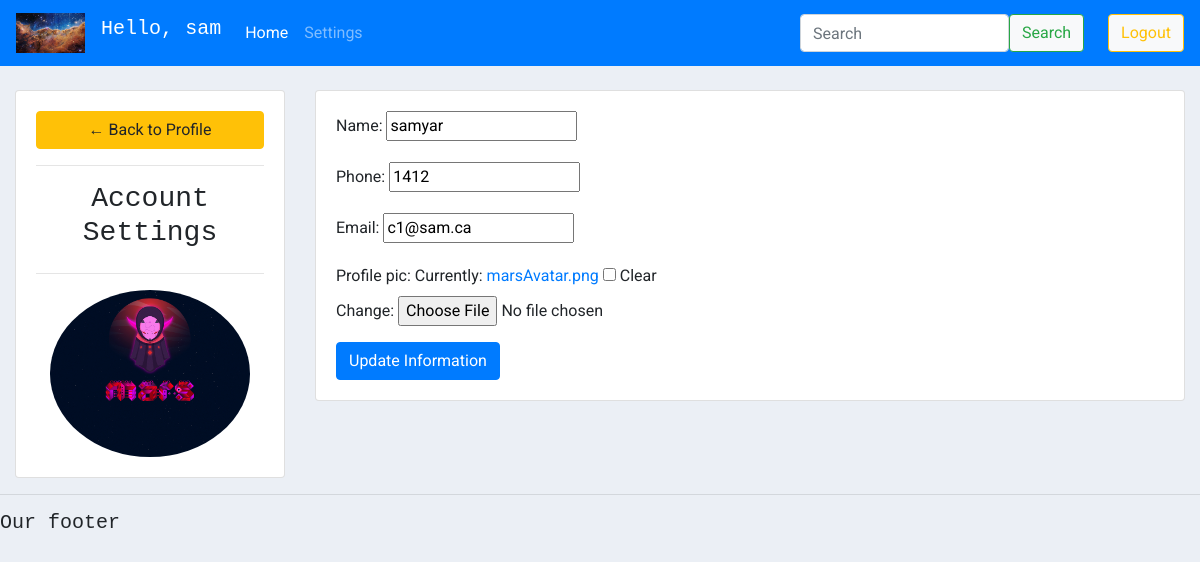
The page /setting (signed in) on the database its author committed.
### website/models.py (models this page shows, shortened)
class Customer(models.Model):
	user = models.OneToOneField(User, null=True, blank=True, on_delete=models.CASCADE, related_name='customer')
	name = models.CharField(max_length=200, null=True)
	phone = models.CharField(max_length=200, null=True)
	email = models.EmailField(max_length=200, null=True)
	date_created = models.DateTimeField(auto_now_add=True, null=True)
	profile_pic = models.ImageField(default='profile.png' ,null=True, blank=True)

### website/decorators.py (the view)
        def wrapper(request, *args, **kwargs):
            group = None
            if request.user.groups:
                group = request.user.groups.all()[0].name
            if group in allowed_roles:
                return view_func(request, *args, **kwargs)
            else:
                return HttpResponse('Your are not allowed to view this page!')

### website/forms.py
class CutomerForm(ModelForm):
    class Meta:
        model = Customer
        fields = '__all__'
        exclude = ['user']

### website/views.py (called while the page is built)
@login_required(login_url='login')
@allowed_users(allowed_roles=['customer'])
def settingView(request):
    form = CutomerForm(instance=request.user.customer)
    if request.method == 'POST':
        form = CutomerForm(request.POST, request.FILES,instance=request.user.customer)
        if form.is_valid():
            form.save()
            return redirect('home')
    context = {'form': form}
    return render(request, 'website/account_setting.html', context)

### website/templates/website/account_setting.html (shortened to what this page needs)
{%  extends 'website/layout_main.html' %}
{% load static %}
{% block content %}
<br>
<div class="row">
	<div class="col-md-3">
		<div class="card card-body">
			<a class="btn btn-warning" href="{% url 'home' %}"> &#8592; Back to Profile</a>
			<hr>
			<h3 style="text-align: center">Account Settings</h3>
			<hr>
			<img class="profile-pic" src="{{request.user.customer.profile_pic.url}}" >
		</div>
	</div>
	<div class="col-md-9">
		<div class="card card-body">
			<form method="POST" action="" enctype="multipart/form-data">
				{{form.as_p}}
			<input class="btn btn-primary" type="submit" value="Update Information">
			</form>
		</div>
	</div>
</div>
{% endblock content %}

### website/templates/website/navbar.html (shortened to what this page needs)
{% load static %}
<nav class="navbar navbar-expand-lg navbar-dark bg-primary">
    <a class="navbar-brand" href="{% url 'home' %}"><img style="height: 40px; width: auto;" src="{% static 'images/logo.png' %}" alt="Hi"></a>
    <h2 class="navbar-brand">Hello, {{ user }}</h2>
    <div class="collapse navbar-collapse" id="navbarScroll">
      <ul class="navbar-nav mr-auto my-2 my-lg-0 navbar-nav-scroll" style="max-height: 100px;">
        <li class="nav-item active">
          <a class="nav-link" href="{% url 'home' %}">Home <span class="sr-only">(current)</span></a>
        </li>
        {% if user.is_staff %}
        <li class="nav-item">
          <a class="nav-link" href="{% url 'products' %}">Products</a>
        </li>
        {% else %}
        <li class="nav-item">
          <a class="nav-link" href="{% url 'setting' %}">Settings</a>
        </li>
        {% endif %}
    </ul>
    <form class="form-inline my-2 my-lg-0">
        <input class="form-control my-2 my-lg-0 ml-lg-4" type="search" placeholder="Search" aria-label="Search">
        <button class="btn btn-light btn-outline-success my-2 my-sm-0" type="submit">Search</button>
    </form>
    <form class="form-inline my-2 my-lg-0 ml-lg-4" method="post" action="{% url 'logout' %}">
        <input class="btn btn-light btn-outline-warning my-2 my-sm-0" type="submit" value="Logout">
    </form>
  </div>
</nav>

### website/templates/website/layout_main.html (style rules this page uses)
body { background-color: #ebeff5; font-family: 'Roboto', sans-serif; }
h1, h2, h3, h4, h5 { font-family: monaco,Consolas,Lucida Console,monospace; }

### website/templates/website/account_setting.html (style rules this page uses)
.profile-pic { max-width: 200px; max-height:200px; margin: 0 auto; border-radius: 50%; }

### rows shown on the page
Customer: name "samyar", phone "1412", email "c1@sam.ca"

### other values the page prints
{{ user }} "sam"
